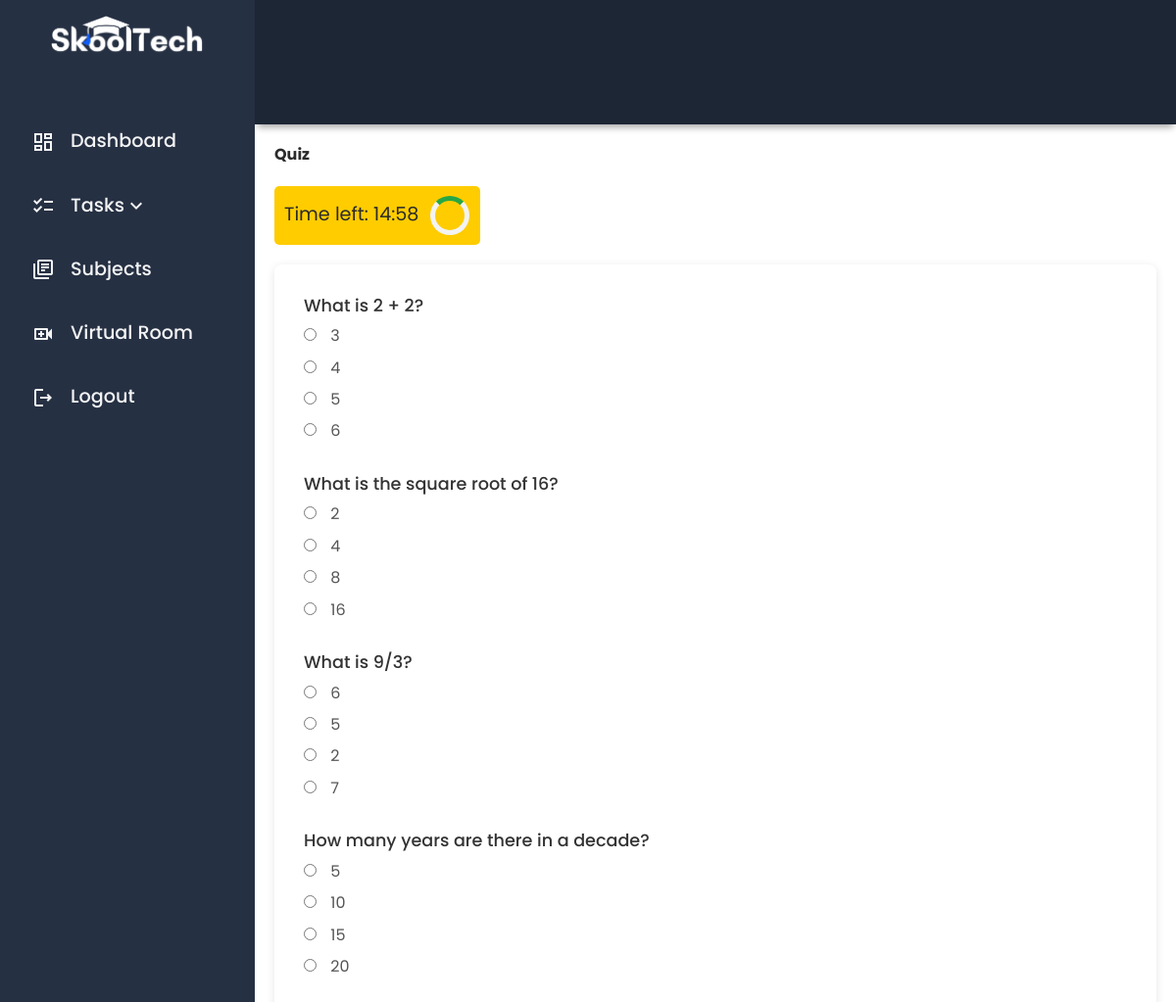
Before: /take_quiz.php?quiz_id=1 (signed in, upper part) with the older database file.
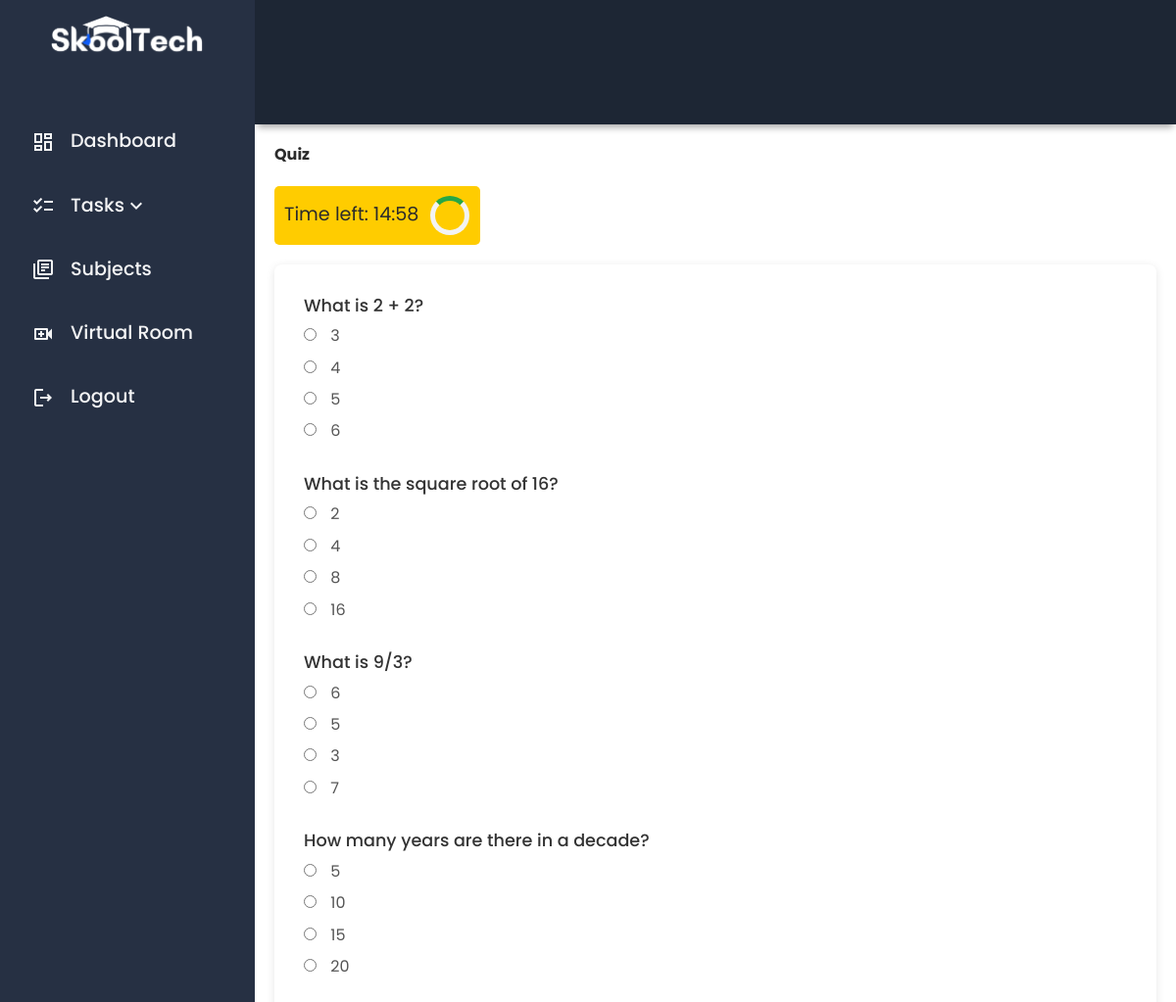
After: the same page with the newer database file.
### tables this page shows
CREATE TABLE quiz_questions (
    id INT AUTO_INCREMENT PRIMARY KEY,
    quiz_id INT,
    question_text TEXT NOT NULL,
    choice_a TEXT,
    choice_b TEXT,
    choice_c TEXT,
    choice_d TEXT,
    correct_answer CHAR(1),
    question_type ENUM('multiple_choice', 'identification', 'true_false') NOT NULL,
    FOREIGN KEY (quiz_id) REFERENCES quizzes(id) ON DELETE CASCADE
);

### take_quiz.php (the view, shortened to what this page needs)
<?php
$servername = "localhost";
$username = "root";
$password = "";
$dbname = "skooltech";
$conn = new mysqli($servername, $username, $password, $dbname);
$quiz_id = intval($_GET['quiz_id']);
$sql_questions = "SELECT * FROM quiz_questions WHERE quiz_id = ?";
$stmt_questions = $conn->prepare($sql_questions);
$stmt_questions->bind_param("i", $quiz_id);
$stmt_questions->execute();
$result_questions = $stmt_questions->get_result();
?>
<!DOCTYPE html>
<html lang="en">
<head>
    <link rel="stylesheet" href="./dist/scss/main.min.css">
</head>
<body>
<div class="grid-container">
    <div class="header">
    </div>
    <div id="sidenav">
        <div class="sidenav__wrapper">
            <div class="sidenav__img">
                <img src="./dist/img/skooltech-logo.png" alt="">
            </div>
            <div class="sidenav-list">
                <ul>
                    <li><a href="./user_dashboard.php"><span class="material-icons-outlined">dashboard</span>Dashboard</a></li>
                    <li>
                        <a href="#" class="dropdown-toggle">
                            <span class="material-icons-outlined">checklist</span> Tasks
                            <span class="material-icons-outlined chevron-icon">keyboard_arrow_down</span>
                        </a>
                    </li>
                    <li>
                        <a href="./user_subjects.php"><span class="material-icons-outlined">library_books</span> Subjects</a>
                    </li>
                    <li><a href="user_virtualroom.php"><span class="material-icons-outlined">video_call</span>Virtual Room</a></li>
                    <li><a href="logout.php"><span class="material-icons-outlined">logout</span>Logout</a></li>
                </ul>
            </div>
        </div>
    </div>
    <main class="main-container">
        <h2>Quiz</h2>
        <div class="timer-container">
            <div class="timer" id="timer"></div>
            <div class="spinner"></div>
        </div>
        <form id="quizForm" action="take_quiz.php?quiz_id=<?php echo htmlspecialchars($quiz_id); ?>" method="POST">
            <?php while ($row = $result_questions->fetch_assoc()): ?>
                <div class="question">
                    <p><?php echo htmlspecialchars($row['question_text']); ?></p>
                    <label>
                        <input type="radio" name="answers[<?php echo htmlspecialchars($row['id']); ?>]" value="A" required>
                        <?php echo htmlspecialchars($row['choice_a']); ?>
                    </label>
                    <label>
                        <input type="radio" name="answers[<?php echo htmlspecialchars($row['id']); ?>]" value="B" required>
                        <?php echo htmlspecialchars($row['choice_b']); ?>
                    </label>
                    <label>
                        <input type="radio" name="answers[<?php echo htmlspecialchars($row['id']); ?>]" value="C" required>
                        <?php echo htmlspecialchars($row['choice_c']); ?>
                    </label>
                    <label>
                        <input type="radio" name="answers[<?php echo htmlspecialchars($row['id']); ?>]" value="D" required>
                        <?php echo htmlspecialchars($row['choice_d']); ?>
                    </label>
                </div>
            <?php endwhile; ?>
        </form>
    </main>
</div>
</body>
</html>

Changed rows visible on the page:
changed quiz_questions "What is 9/3?": id "☐ 2" → "☐ 3"; choice_c "2" → "3"
